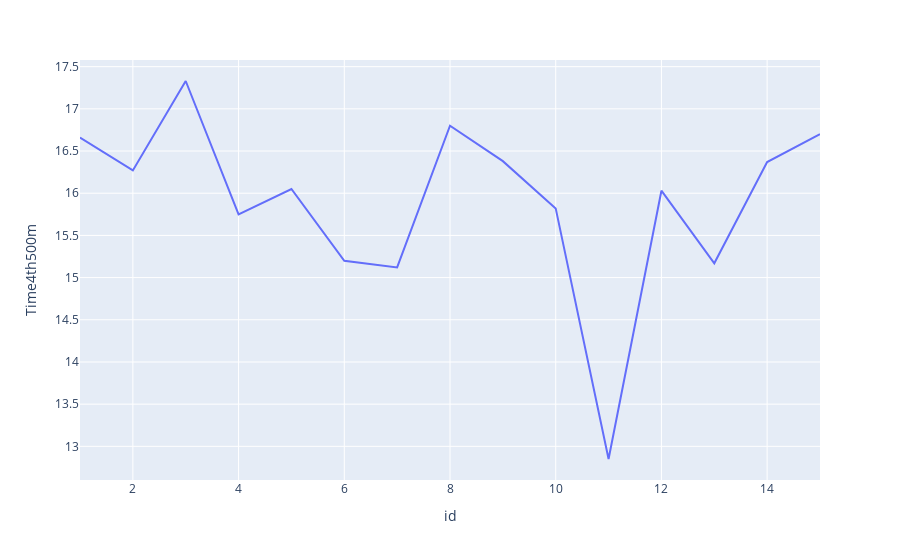

Write notebook code for a chart like this one.
### Code cell
px.line(df_run, x='id', y='Time4th500m')

### Figure 1 — Plotly figure (JSON) as saved in the notebook; plotly's stock layout.template omitted (floating-point values rounded to 4 significant figures)
{"data": [{"hovertemplate": "id=%{x}<br>Time4th500m=%{y}<extra></extra>", "legendgroup": "", "line": {"color": "#636efa", "dash": "solid"}, "mode": "lines", "name": "", "orientation": "v", "showlegend": false, "type": "scatter", "x": [1, 2, 3, 4, 5, 6, 7, 8, 9, 10, 11, 12, 13, 14, 15], "xaxis": "x", "y": [16.66, 16.27, 17.33, 15.75, 16.05, 15.2, 15.12, 16.8, 16.38, 15.82, 12.85, 16.03, 15.17, 16.37, 16.7], "yaxis": "y"}], "layout": {"legend": {"tracegroupgap": 0}, "margin": {"t": 60}, "xaxis": {"anchor": "y", "domain": [0, 1], "title": {"text": "id"}}, "yaxis": {"anchor": "x", "domain": [0, 1], "title": {"text": "Time4th500m"}}}}
